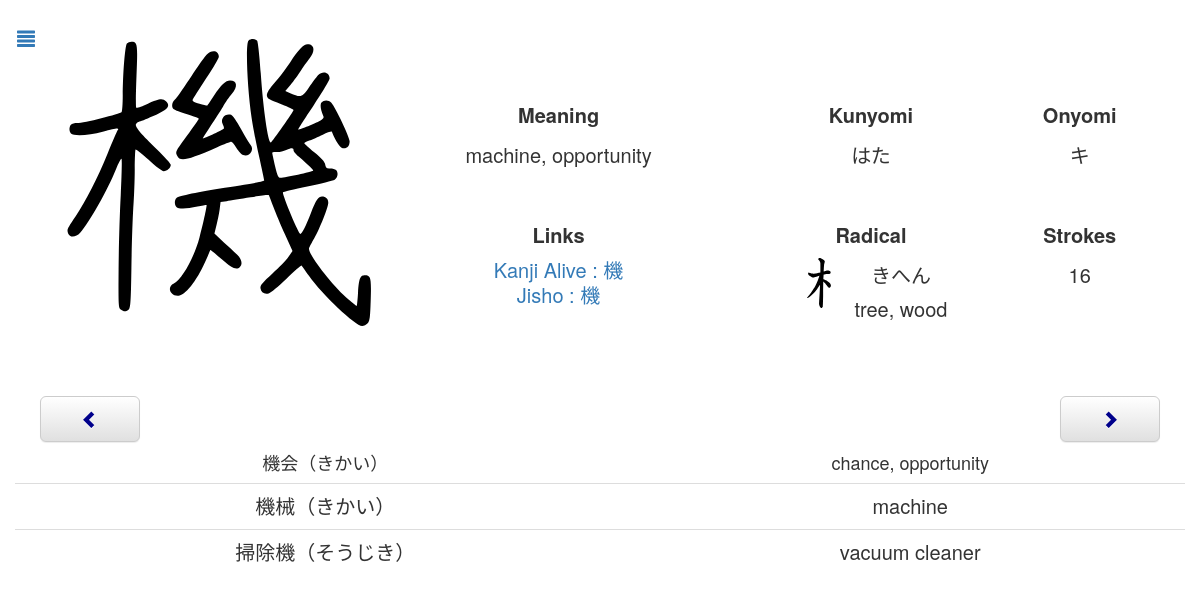
The page /review.php?id=625 on the database its author committed.
### tables this page shows
CREATE TABLE `kanji` (
  `name` text NOT NULL,
  `chara` text NOT NULL,
  `meaning` text NOT NULL,
  `kunyomi` text NOT NULL,
  `onyomi` text NOT NULL,
  `linkKanjiAlive` text NOT NULL,
  `day` int(11) NOT NULL,
  `dateNext` timestamp NOT NULL DEFAULT current_timestamp() ON UPDATE current_timestamp(),
  `id` int(11) NOT NULL AUTO_INCREMENT,
  `radicalChar` text NOT NULL,
  `radicalName` text NOT NULL,
  `radicalHiragana` text NOT NULL,
  `radicalMeaning` text NOT NULL,
  `strokes` int(11) NOT NULL,
  `toTestKanji` tinyint(4) NOT NULL DEFAULT 0,
  `toTestMeaning` tinyint(4) NOT NULL DEFAULT 0,
  `testable` tinyint(4) NOT NULL DEFAULT 1,
  PRIMARY KEY (`id`)
);

CREATE TABLE `vocabulary` (
  `id` int(11) NOT NULL AUTO_INCREMENT,
  `chara` text NOT NULL,
  `meaning` text NOT NULL,
  `day` int(11) NOT NULL DEFAULT 1,
  `dateNext` timestamp NOT NULL DEFAULT current_timestamp() ON UPDATE current_timestamp(),
  `toTestKanji` tinyint(4) NOT NULL DEFAULT 0,
  `toTestMeaning` tinyint(4) NOT NULL DEFAULT 0,
  `testable` tinyint(4) NOT NULL DEFAULT 1,
  `word` tinyint(4) NOT NULL DEFAULT 1,
  PRIMARY KEY (`id`)
);

### Connection.php (called while the page is built, shortened)
<?php
class Connection{
    private static $bdd = null;
    private function __construct(){
        try{
            self::$bdd = new PDO('mysql:host=0.0.0.0;dbname=kanji', 'root', '');
        }
        catch(Exception $e){
            die('Erreur : '.$e->getMessage());
        }
    }
    public static function getBdd(){
        return self::$bdd;
    }
}
?>

### Kanji.php (called while the page is built, shortened)
<?php
class Kanji{
    private $id;
    private $name;
    private $character;
    private $meaning;
    private $kunyomi;
    private $onyomi;
    private $linkKanjiAlive;
    private $dateNext;
    private $radicalName;
    private $radicalHiragana;
    private $radicalMeaning;
    private $strokes;
    public function __construct($id, $name, $character, $meaning, $kunyomi, $onyumi, $linkKanjiAlive, $day, $dateNext, $radicalChar, $radicalName, $radicalHiragana, $radicalMeaning, $strokes, $toTestKanji, $toTestMeaning, $testable){
        $this->id=$id;
        $this->name=$name;
        $this->character=$character;
        $this->meaning=$meaning;
        $this->kunyomi=$kunyomi;
        $this->onyomi=$onyumi;
        $this->linkKanjiAlive=$linkKanjiAlive;
        $this->dateNext = $dateNext;
        $this->radicalName=$radicalName;
        $this->radicalHiragana=$radicalHiragana;
        $this->radicalMeaning=$radicalMeaning;
        $this->strokes=$strokes;
    }
    public function calculTime(){
        $time = time();
        $second = strtotime($this->dateNext)-$time;
        if($second>0) {
            $jour = floor($second / (60 * 60 * 24));
            $heure = floor(($second - $jour * 24 * 60 * 60) / (60 * 60));
            $minute = floor(($second - $heure * 60 * 60 - $jour * 24 * 60 * 60) / (60));
            $second = floor($second - $minute * 60 - $heure * 60 * 60 - $jour * 24 * 60 * 60);
        }
    }
    public function getId(){
        return $this->id;
    }
    public function getName(){
        return $this->name;
    }
    public function getCharacter(){
        return $this->character;
    }
    public function getMeaning(){
        return $this->meaning;
    }
    public function getKun(){
        return $this->kunyomi;
    }
    public function getOn(){
        return $this->onyomi;
    }
    public function getLinkKanjiAlive(){
        return $this->linkKanjiAlive;
    }
    public function getDateNext(){
        return $this->dateNext;
    }
    public function getRadicalName(){
        return $this->radicalName;
    }
    public function getRadicalHiragana(){
        return $this->radicalHiragana;
    }
    public function getRadicalMeaning(){
        return $this->radicalMeaning;
    }
    public function getStrokes(){
        return $this->strokes;
    }
}
include_once("Connection.php");
function getAllKanji(){
    $req = Connection::getBdd()->query("SELECT * FROM Kanji ORDER BY dateNext");
    while($data = $req->fetch())
        $array[] = new Kanji($data['id'], $data['name'], $data['chara'], $data['meaning'], $data['kunyomi'], $data['onyomi'], $data['linkKanjiAlive'], $data['day'], $data['dateNext'], $data['radicalChar'], $data['radicalName'], $data['radicalHiragana'], $data['radicalMeaning'], $data['strokes'], $data['toTestKanji'], $data['toTestMeaning'], $data['testable']);
    if(isset($array)) return $array;
}
function getKanji($id){
     $req = Connection::getBdd()->query("SELECT * FROM Kanji WHERE id='".$id."'");
    while($data = $req->fetch())
        return new Kanji($data['id'], $data['name'], $data['chara'], $data['meaning'], $data['kunyomi'], $data['onyomi'], $data['linkKanjiAlive'], $data['day'], $data['dateNext'], $data['radicalChar'], $data['radicalName'], $data['radicalHiragana'], $data['radicalMeaning'], $data['strokes'], $data['toTestKanji'], $data['toTestMeaning'], $data['testable']);
}
function getNextKanjiId($id){
    $allKanji = getAllKanji();
    for($i=0;$i<count($allKanji);$i++){
        if($allKanji[$i]->getId() == $id)
            if($i == count($allKanji)-1)
                return $allKanji[0];
            else
                return $allKanji[$i+1];
    }
}
function getPreviousKanjiId($id){
    $allKanji = getAllKanji();
    for($i=0;$i<count($allKanji);$i++){
        if($allKanji[$i]->getId() == $id)
            if($i == 0)
                return $allKanji[count($allKanji)-1];
            else
                return $allKanji[$i-1];
    }
}
?>

### Word.php (called while the page is built, shortened)
<?php
class Word{
    private $id;
    private $character;
    private $meaning;
    private $dateNext;
    public function __construct($id, $character, $meaning, $day, $dateNext, $toTestKanji, $toTestMeaning, $testable, $word){
        $this->id=$id;
        $this->character=$character;
        $this->meaning=$meaning;
        $this->dateNext=$dateNext;
    }
    public function calculTime(){
        $time = time();
        $second = strtotime($this->dateNext)-$time;
        if($second>0) {
            $jour = floor($second / (60 * 60 * 24));
            $heure = floor(($second - $jour * 24 * 60 * 60) / (60 * 60));
            $minute = floor(($second - $heure * 60 * 60 - $jour * 24 * 60 * 60) / (60));
            $second = floor($second - $minute * 60 - $heure * 60 * 60 - $jour * 24 * 60 * 60);
            if($jour==0){
                $this->class="warning";
                $this->compteur = $heure . "h " . $minute . "m " . $second . "s";
            }
            else
                $this->compteur = $jour . "jours " . $heure . "h " . $minute . "m " . $second . "s";
        }
        else {
            $jour = ceil($second / (60 * 60 * 24));
            $heure = ceil(($second - $jour * 24 * 60 * 60) / (60 * 60));
            $minute = ceil(($second - $heure * 60 * 60 - $jour * 24 * 60 * 60) / (60));
            $second = ceil($second - $minute * 60 - $heure * 60 * 60 - $jour * 24 * 60 * 60);
        }
    }
    public function getId(){
        return $this->id;
    }
    public function getCharacter(){
        return $this->character;
    }
    public function getMeaning(){
        return $this->meaning;
    }
}
include_once("Connection.php");
function getAllWordsW(){
    $req = Connection::getBdd()->query("SELECT * FROM Vocabulary WHERE word=1 ORDER BY dateNext");
    while($data = $req->fetch())
        $array[] = new Word($data['id'], $data['chara'], $data['meaning'], $data['day'], $data['dateNext'], $data['toTestKanji'], $data['toTestMeaning'], $data['testable'], $data['word']);
    if(isset($array)) return $array;
}
?>

### review.php (the view, shortened to what this page needs)
<?php
    include_once("Kanji.php");
    include_once("Word.php");
    if(isset($_GET["id"])){
       $kanji = getKanji($_GET["id"]);
        $nextKanjiId = getNextKanjiId($_GET["id"]);
        $previousKanjiId = getPreviousKanjiId($_GET["id"]);
    }
    else {
        $kanji = getReviewKanji();
        if (!isset($kanji))
            header('Location: index.php');
    }
    $allWords = getAllWordsW();
?>
<body>
    <div id="page" class="page">
        <button onclick="document.location.href='index.php'" class="btn btn-link btn-lg menu"><span class="glyphicon glyphicon-align-justify"></span></button>
        <div>
            <div class="imageSVGTd">
                <img class="imageSVG" src="<?php echo "images/".$kanji->getName().".svg" ?>">
            </div>
            <div class="descriptionTable">
                <table>
                    <tr>
                        <td class="reviewKanji"><span class="description">Meaning</span><br><?php echo $kanji->getMeaning() ?></td>
                        <td class="reviewKanji"><span class="description">Kunyomi</span><br><?php echo $kanji->getKun() ?></td>
                        <td class="reviewKanji"><span class="description">Onyomi</span><br><?php echo $kanji->getOn() ?></td>
                    </tr>
                    <tr>
                        <td class="reviewKanji2"><span class="description">Links</span>
                            <div class="links"><br><?php echo "<a target='_blank' href=".$kanji->getLinkKanjiAlive().">Kanji Alive : ".$kanji->getCharacter()."</a>" ?>
                        </div><?php echo "<a target='_blank' href='http://jisho.org/search/".$kanji->getCharacter()." %23kanji'>Jisho : ".$kanji->getCharacter()."</a>" ?></td>
                        <td class="reviewKanji2"><span class="description">Radical</span><br>
                            <div class="radical">
                            <img class="radicalImage" src="<?php echo "radical/".$kanji->getRadicalName().".svg" ?>">
                                <?php echo $kanji->getRadicalHiragana() ?><br>
                                <?php echo $kanji->getRadicalMeaning() ?>
                            </div>
                        </td>
                        <td class="reviewKanji2"><span class="description">Strokes</span><br><?php echo $kanji->getStrokes() ?></td>
                    </tr>
                </table>
            </div>
        </div>
        <div class="boutons">
            <button id="boutonChevronLeft" <?php echo "onclick=document.location.href='review.php?id=".$previousKanjiId->getId()."'" ?>  onmouseout="changeColorGlyphiconChevronLeft()" onmouseover="changeColorGlyphiconChevronLeft()" type="button" class="boutonLater btn btn-lg btn-default" aria-label="Left Align">
                <span id="glyphiconBoutonLater" class="glyphicon glyphicon-chevron-left glyphiconChevron" aria-hidden="true"></span>
            </button>
            <button id="boutonChevronRight" <?php echo "onclick=document.location.href='review.php?id=".$nextKanjiId->getId()."'" ?> onmouseout="changeColorGlyphiconChevronRight()" onmouseover="changeColorGlyphiconChevronRight()" type="button" class="boutonOk btn btn-default btn-lg" aria-label="Left Align">
                <span id="glyphiconBoutonOk" class="glyphicon glyphicon-chevron-right glyphiconChevron" aria-hidden="true"></span>
            </button>
        </div>
        <table class="table">
<?php
    if(isset($allWords)){
        foreach ($allWords as $word){
            if (strpos($word->getCharacter(), $kanji->getCharacter()) !== false) {?>
            <tr <?php echo "onclick=document.location.href='vocabularyReview.php?id=".$word->getId()."&word=1'" ?> class="listKanji">
                <td><?php echo $word->getCharacter() ?></td>
                <td><?php echo $word->getMeaning() ?></td>
            </tr>
        <?php
            }
        }
    }?>
    </table>
    </div>
</body>
</html>

### css/style.css (style rules this page uses)
body { --color-background: white; --font-color: rgb(51, 51, 51); background-color: var(--color-background) !important; }
.page { padding-top: 15px; text-align: center; margin-right: auto; margin-left: auto; color: var(--font-color); }
@media (min-width: 768px) { .page { width: 750px; } }
@media (min-width: 992px) { .page { width: 970px; } }
@media (min-width: 1200px) { .page { width: 1170px; } }
.table > tbody > tr:first-child > td { font-size: 18px; border: none; color: var(--font-color); background-color: var(--color-background) !important; }
.table > tbody > tr > td { color: rgb(51, 51, 51); }
td { vertical-align: top; text-align: center; }
table { margin-top: 30px; width: 100%; }
.page > table { margin-bottom: 0px; }
.menu { position: absolute; left: 0px; }
.descriptionTable { width: 100%; display: inline-block; }
@media (min-width: 992px) { .descriptionTable { width: 65%; } }
.descriptionTable > table { width: 100%; margin-top: 0px; }
.imageSVGTd { text-align: left; display: inline-block; width: auto; vertical-align: top; }
.imageSVG { padding-top: 0; height: 200px; }
@media (min-width: 764px) { .imageSVG { height: auto; } }
.reviewKanji { padding-top: 0px; line-height: 30px; font-size: 17px; }
@media (min-width: 992px) { .reviewKanji { padding-top: 80px; font-size: 20px; line-height: 40px; } }
.reviewKanji2 { padding-top: 40px; line-height: 30px; font-size: 17px; }
@media (min-width: 992px) { .reviewKanji2 { font-size: 20px; line-height: 40px; } }
.description { vertical-align: top; font-weight: bold; }
.radicalImage { height: 50px; width: 50px; margin-right: 10px; }
.radical { display: flex; padding-top: 3px; line-height: 1.7; justify-content: center; }
.links { line-height: 10px; }
.boutons { display: block; margin-top: 50px; }
.boutonOk { float: right; width: 100px; margin-right: 25px; }
.boutonLater { float: left; width: 100px; margin-left: 25px; }
.glyphiconChevron { color: darkblue; }
.listKanji { cursor: pointer; }
@media (min-width: 992px) { .listKanji { font-size: 20px; } }

### rows shown on the page
kanji: name (picture), meaning "machine, opportunity", kunyomi "はた", onyomi "キ", chara "機", radicalName (picture), radicalHiragana "きへん", radicalMeaning "tree, wood", strokes "16"
vocabulary: chara "機会（きかい）", meaning "chance, opportunity"
vocabulary: chara "機械（きかい）", meaning "machine"
vocabulary: chara "掃除機（そうじき）", meaning "vacuum cleaner"
